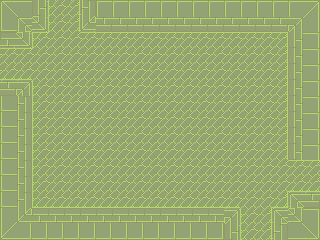

The image is a tile-based game level rendered from a .tmx file. Its description and complete source (layers, tilesets, objects, tile grids) follow:
An orthogonal 20x15 tile map with 16x16 px tiles, 1 tile layer (background), 3 tilesets and 12 objects.

<map version="1.0" orientation="orthogonal" renderorder="right-down" width="20" height="15" tilewidth="16" tileheight="16" nextobjectid="23">
 <tileset firstgid="1" name="tileset_1" tilewidth="16" tileheight="16" tilecount="49" columns="7">
  <image source="tileset_2.png" width="112" height="112" />
 </tileset>
 <tileset firstgid="50" name="player" tilewidth="32" tileheight="32" tilecount="1" columns="1">
  <image source="../../img/player_stand.png" width="32" height="36" />
 </tileset>
 <tileset firstgid="51" name="scarab" tilewidth="64" tileheight="32" tilecount="1" columns="1">
  <image source="../../img/scarab.png" width="64" height="32" />
 </tileset>
 <layer name="background" width="20" height="15">
  <data encoding="csv">
1,2,27,24,26,23,3,3,3,3,3,3,3,3,3,3,4,5,6,7,
8,9,41,24,26,37,10,10,10,10,10,10,10,10,10,10,11,12,13,14,
39,41,17,25,25,18,18,18,18,18,18,18,18,18,18,18,18,19,20,21,
18,18,25,25,25,25,25,25,25,25,25,25,25,25,25,25,25,26,20,21,
32,32,25,25,25,25,25,25,25,25,25,25,25,25,25,25,25,26,20,21,
11,13,24,25,25,25,25,25,25,25,25,25,25,25,25,25,25,26,20,21,
29,30,24,25,25,25,25,25,25,25,25,25,25,25,25,25,25,26,20,21,
29,30,24,25,25,25,25,25,25,25,25,25,25,25,25,25,25,26,20,21,
29,30,24,25,25,25,25,25,25,25,25,25,25,25,25,25,25,26,20,21,
29,30,24,25,25,25,25,25,25,25,25,25,25,25,25,25,25,26,20,21,
29,30,24,25,25,25,25,25,25,25,25,25,25,25,25,25,25,25,18,18,
29,30,24,25,25,25,25,25,25,25,25,25,25,25,25,25,25,25,32,32,
29,30,31,32,32,32,32,32,32,32,32,32,32,32,32,25,25,33,9,11,
36,37,38,39,38,39,40,40,40,40,40,40,40,40,13,24,26,9,41,42,
43,44,45,46,45,46,47,47,47,47,47,47,47,47,27,24,26,16,48,49
</data>
 </layer>
 <objectgroup name="enemies">
  <object id="10" gid="51" x="192" y="80" width="64" height="32" />
  <object id="11" gid="51" x="64" y="208" width="64" height="32" />
  <object id="13" gid="51" x="32" y="112" width="64" height="32" />
  <object id="22" x="80" y="-32" />
 </objectgroup>
 <objectgroup name="solids">
  <object id="14" x="0" y="0" width="32" height="48" />
  <object id="15" x="32" y="0" width="16" height="32" />
  <object id="16" x="80" y="0" width="240" height="32" />
  <object id="17" x="288" y="32" width="32" height="128" />
  <object id="18" x="288" y="192" width="32" height="48" />
  <object id="19" x="272" y="208" width="16" height="32" />
  <object id="20" x="0" y="208" width="240" height="32" />
  <object id="21" x="0" y="80" width="32" height="128" />
 </objectgroup>
 <objectgroup name="player" />
</map>
